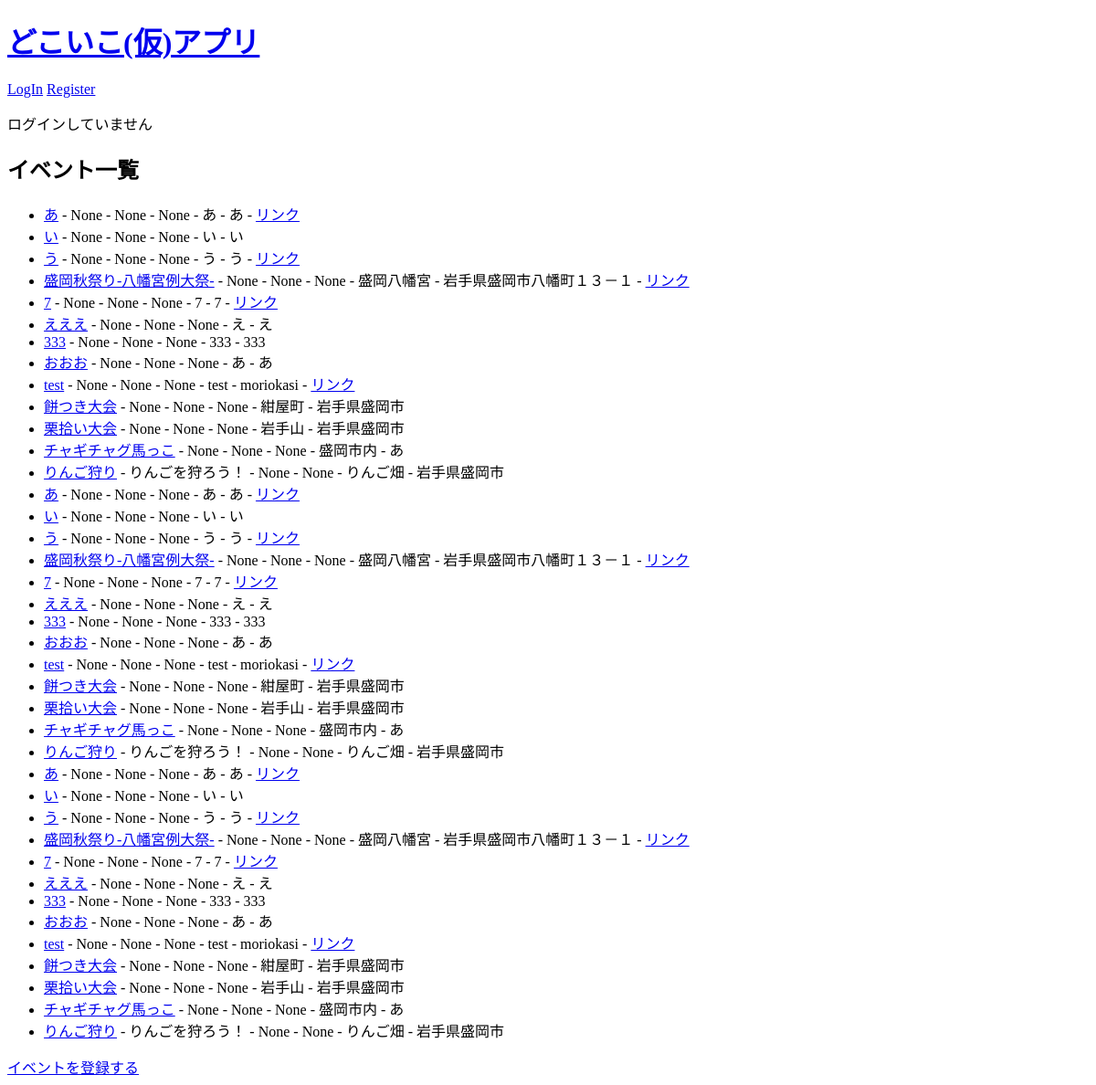
Before: / with the older database file.
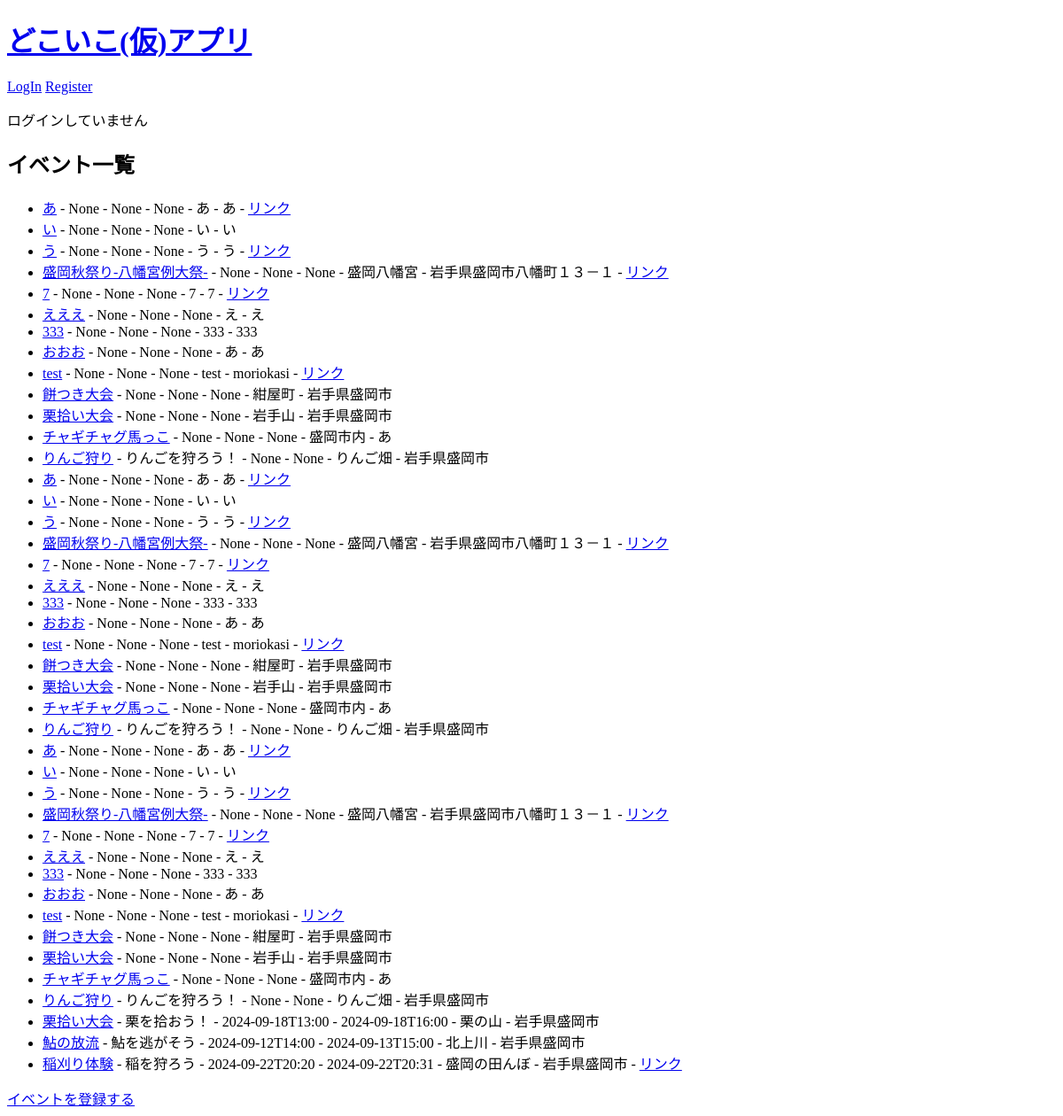
After: the same page with the newer database file.
### config.py (models this page shows, shortened)
class Event(Model):
    name = CharField()
    content = TextField(null=True)
    start_date = DateTimeField(null=True)
    end_date = DateTimeField(null=True)
    place = CharField()
    address = CharField()
    url = CharField(null=True)
    image = CharField(null=True)  # 画像ファイル名を保存するフィールド
    class Meta:
        database = db
        table_name = "events"

### app.py (the view)
@app.route("/", methods=["GET", "POST"])
def index():  # データベースからすべてのイベントを取得
    events = Event.select()
    return render_template("index.html", events=events)

### templates/index.html (shortened to what this page needs)
<!DOCTYPE html>
<html lang="ja">
<head>
</head>
<body>
   <div class="page">
       <h1><a href="{{ url_for('index') }}">どこいこ(仮)アプリ</a></h1>
       <div class="metanav">
           {% if not current_user.is_authenticated %}
               <a href="{{ url_for('user_bp.login') }}">LogIn</a>
               <a href="{{ url_for('user_bp.register') }}">Register</a>
           {% else %}
               <a href="{{ url_for('user_bp.logout') }}">LogOut</a>
           {% endif %}
       </div>
    {% if current_user.is_authenticated %}
        <p>{{ current_user.name }} さんこんにちは</p>
    {% else %}
        <p>ログインしていません</p>
    {% endif %}
    <h2>イベント一覧</h2>
    <ul>
        {% for event in events %}
        <li>
            <a href="{{ url_for('event_detail', event_id=event.id) }}">{{ event.name }}</a>
            - {{ event.content }}
            - {{ event.start_date }}
            - {{ event.end_date }}
            - {{ event.place }}
            - {{ event.address }}
            {% if event.url %}
            - <a href="{{ event.url }}" target="_blank">リンク</a>
            {% endif %}
        </li>
        {% endfor %}
    </ul>
    <a href="{{ url_for('create_events') }}">イベントを登録する</a>
</body>
</html>

Changed rows visible on the page:
added Event: name "栗拾い大会", content "栗を拾おう！", start_date "2024-09-18T13:00", end_date "2024-09-18T16:00", place "栗の山", address "岩手県盛岡市"
added Event: name "鮎の放流", content "鮎を逃がそう", start_date "2024-09-12T14:00", end_date "2024-09-13T15:00", place "北上川", address "岩手県盛岡市"
added Event: name "稲刈り体験", content "稲を狩ろう", start_date "2024-09-22T20:20", end_date "2024-09-22T20:31", place "盛岡の田んぼ", address "岩手県盛岡市"
